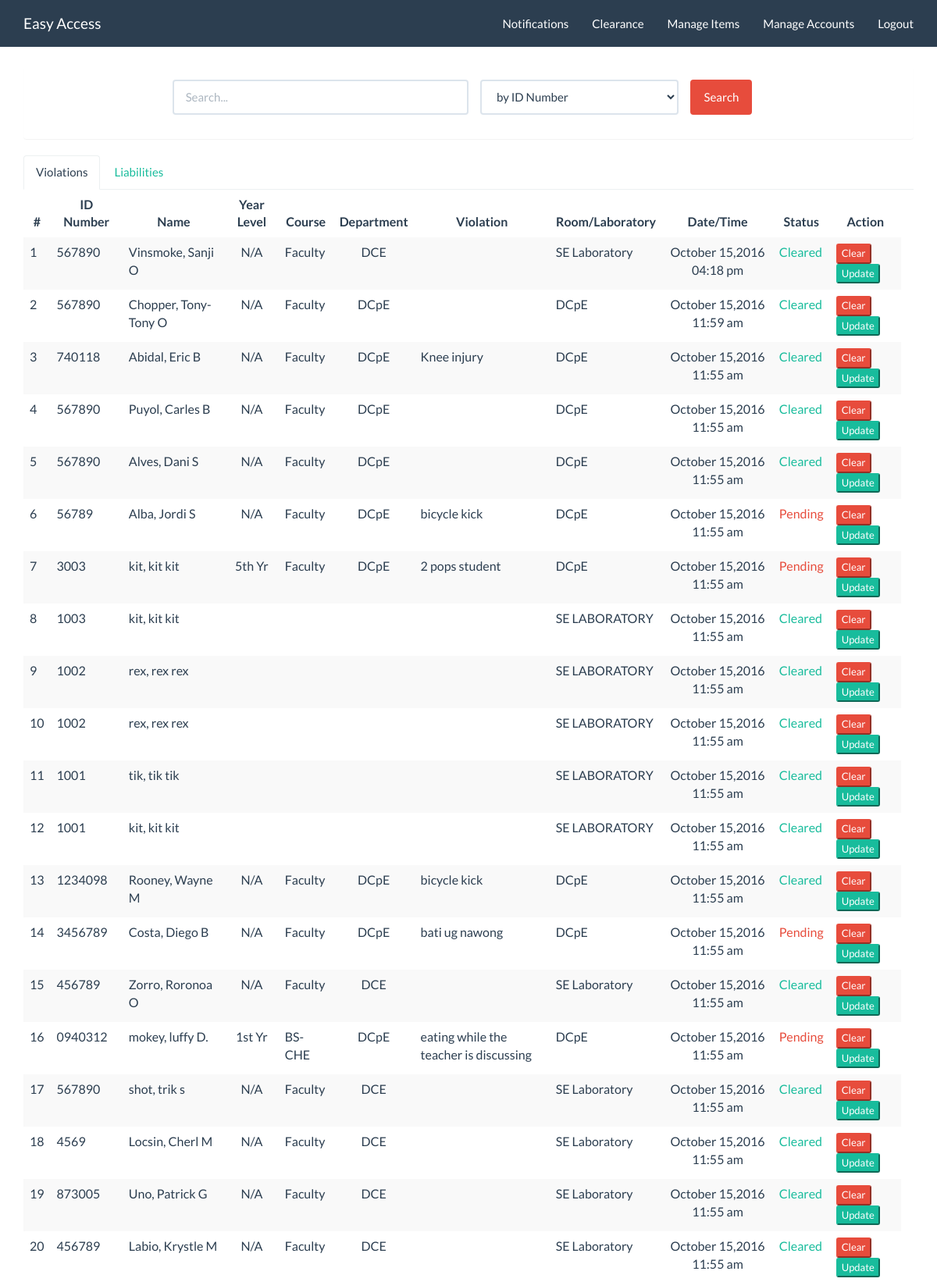
/index.php/c_clear/sVio (upper part), run on the app's committed database.
### tables this page shows
CREATE TABLE `student` (
  `id` int(11) NOT NULL,
  `u_id` varchar(45) NOT NULL,
  `lastname` varchar(45) NOT NULL,
  `name` varchar(45) NOT NULL,
  `middlename` varchar(45) NOT NULL,
  `year` varchar(11) NOT NULL,
  `course` varchar(45) NOT NULL,
  `department` varchar(45) NOT NULL,
  `violation` varchar(45) NOT NULL,
  `laboratory` varchar(45) NOT NULL,
  `status` varchar(45) NOT NULL,
  `dateviolate` timestamp NOT NULL DEFAULT CURRENT_TIMESTAMP
);

### application/controllers/c_clear.php (called while the page is built, shortened)
<?php
class c_clear extends CI_Controller {
	public function __construct()
	 {
				$this->load->view('admin/head');
				$this->load->view('templates/header');
		}
	public function sVio()
	{
		$data['x'] = $this->clearancedb->showvio('');
		$this->load->view('clearance/vs_clear',$data);
	}
}
?>

### index.php (called while the page is built, shortened)
<?php
require_once BASEPATH.'core/CodeIgniter.php';

### application/models/clearancedb.php (called while the page is built, shortened)
<?php
class clearancedb extends CI_Model {
        public function showvio($status)
        {
          $this->db->order_by('dateviolate','desc');
          if($status==""){
              $this->db->where('violation !=','Unreturned Item');
              $query = $this->db->get('student');
          }else{
              $this->db->where('status',$status);
              $query = $this->db->get('student');
          }
          $data = $query->result_array();
        return $data;
        }
}
?>

### application/views/clearance/vs_clear.php (the view, shortened to what this page needs)
<div class="container">
<?php echo br(4); ?>
<div class="panel">
        <div class="panel-body">
        <?php
        $attributes = array("class" => "form-horizontal", "role" => "form", "id" => "searchform", "name" => "searchform");
        echo form_open("c_clear/sVio", $attributes);?>
            <div class="form-group">
                <div class="col-md-4 col-sm-offset-2" style="padding:0;">
                    <input class="form-control" id="name_search" name="name_search" placeholder="Search..." type="text" value="<?php echo set_value('name_search'); ?>" />
                </div>
                <div class="col-xs-3">
                          <?php
                            $data = array(
                                      'u_id'  =>  'by ID Number',
                                      'name'  => 'by Name',
                                      'year'  => 'by Year Level',
                                      'course' => 'by Course',
                                      'department'  => 'by Department',
                                      'laboratory' => 'by Room/Laboratory',
                                      'status'  => 'by Status'  );
                            echo form_dropdown('searchBy',$data,set_value('searchBy'),'class="form-control"');
                          ?>
                </div>
                <div class="col-xs-2" style="padding:0;">
                  <input id="btn_search" name="btn_search" type="submit" class="btn btn-danger" value="Search"/>
                </div>
            </div>
        <?php echo form_close(); ?>
        </div>
</div>
  <ul class="nav nav-tabs">
  <li role="presentation" class="active"><?php echo anchor('c_clear/sVio','Violations');?></li>
  <li role="presentation" ><?php echo anchor('c_clear/sLia','Liabilities');?></li>
 </ul>
<div class="starter-template">
        <?php if (!$x): ?>
            <h2 style="margin-top:50px;text-align:center">No Violations Found</h2>
        <?php else: ?>
          <div class="table-responsive">
            <table class="table table-striped">
              <thead>
                <tr>
                  <th><center>#</center></th>
                  <th><center>ID Number</center></th>
                  <th><center>Name</center></th>
                  <th><center>Year Level</center></th>
                  <th><center>Course</center></th>
                  <th><center>Department</center></th>
                  <th><center>Violation</center></th>
                  <th><center>Room/Laboratory</center></th>
                  <th><center>Date/Time</center></th>
                  <th><center>Status</center></th>
                  <th><center>Action</center></th>
                  <th></th>
                </tr>
              </thead>
              <tbody>
              <?php
                $c=1;
                foreach ($x as $row) {
                  if($row['status']=="Cleared")
                    $txt = "success";
                  else
                    $txt = "danger";
                echo "<tr>
                    <td>".$c."</td>
                    <td>".$row['u_id']."</td>
                    <td>".$row['lastname'].","." ".$row['name']." ".$row['middlename']."</td>
                    <td><center>".$row['year']."</center> </td>
                    <td>".$row['course']."</td>
                    <td><center>".$row['department']."</center></td>
                    <td>".$row['violation']."</td>
                    <td>".$row['laboratory']."</td>
                    <td><center>".date("F d,Y h:i a", strtotime($row['dateviolate']))."</center></td>
                    <td class='text-".$txt."'>".$row['status']."</td>
                    <td>" .anchor('c_clear/clearedvio/'.$row['id'],'<button type="button" class="btn-xs btn-danger" data-togg le="modal" data-target="update">Clear</button>', 'onclick="return doconfirm()"')."".anchor('c_clear/upVio/'.$row['id'],'<button type="button" class="btn-xs btn-success" data-toggle="modal" data-target="update">Update</button>')."</td>
                     </tr>";
                  $c++;
                  }?>
              </tbody>
            </table>
          </div>
        <?php endif ?>
    </div>

### data on the page
student: u "567890", lastname "Vinsmoke", name "Sanji", middlename "O", year "N/A", course "Faculty", department "DCE", laboratory "SE Laboratory", dateviolate "October 15,2016 04:18 pm", status "Cleared", id "Clear", id "Update"
student: u "567890", lastname "Chopper", name "Tony-Tony", middlename "O", year "N/A", course "Faculty", department "DCpE", laboratory "DCpE", dateviolate "October 15,2016 11:59 am", status "Cleared", id "Clear", id "Update"
student: u "740118", lastname "Abidal", name "Eric", middlename "B", year "N/A", course "Faculty", department "DCpE", violation "Knee injury", laboratory "DCpE", dateviolate "October 15,2016 11:55 am", status "Cleared", id "Clear", id "Update"
student: u "567890", lastname "Puyol", name "Carles", middlename "B", year "N/A", course "Faculty", department "DCpE", laboratory "DCpE", dateviolate "October 15,2016 11:55 am", status "Cleared", id "Clear", id "Update"
student: u "567890", lastname "Alves", name "Dani", middlename "S", year "N/A", course "Faculty", department "DCpE", laboratory "DCpE", dateviolate "October 15,2016 11:55 am", status "Cleared", id "Clear", id "Update"
student: u "56789", lastname "Alba", name "Jordi", middlename "S", year "N/A", course "Faculty", department "DCpE", violation "bicycle kick", laboratory "DCpE", dateviolate "October 15,2016 11:55 am", status "Pending", id "Clear", id "Update"
student: u "3003", lastname "kit", name "kit", middlename "kit", year "5th Yr", course "Faculty", department "DCpE", violation "2 pops student", laboratory "DCpE", dateviolate "October 15,2016 11:55 am", status "Pending", id "Clear", id "Update"
student: u "1003", lastname "kit", name "kit", middlename "kit", laboratory "SE LABORATORY", dateviolate "October 15,2016 11:55 am", status "Cleared", id "Clear", id "Update"
student: u "1002", lastname "rex", name "rex", middlename "rex", laboratory "SE LABORATORY", dateviolate "October 15,2016 11:55 am", status "Cleared", id "Clear", id "Update"
student: u "1002", lastname "rex", name "rex", middlename "rex", laboratory "SE LABORATORY", dateviolate "October 15,2016 11:55 am", status "Cleared", id "Clear", id "Update"
student: u "1001", lastname "tik", name "tik", middlename "tik", laboratory "SE LABORATORY", dateviolate "October 15,2016 11:55 am", status "Cleared", id "Clear", id "Update"
student: u "1001", lastname "kit", name "kit", middlename "kit", laboratory "SE LABORATORY", dateviolate "October 15,2016 11:55 am", status "Cleared", id "Clear", id "Update"
student: u "1234098", lastname "Rooney", name "Wayne", middlename "M", year "N/A", course "Faculty", department "DCpE", violation "bicycle kick", laboratory "DCpE", dateviolate "October 15,2016 11:55 am", status "Cleared", id "Clear", id "Update"
student: u "3456789", lastname "Costa", name "Diego", middlename "B", year "N/A", course "Faculty", department "DCpE", violation "bati ug nawong", laboratory "DCpE", dateviolate "October 15,2016 11:55 am", status "Pending", id "Clear", id "Update"
student: u "456789", lastname "Zorro", name "Roronoa", middlename "O", year "N/A", course "Faculty", department "DCE", laboratory "SE Laboratory", dateviolate "October 15,2016 11:55 am", status "Cleared", id "Clear", id "Update"
student: u "0940312", lastname "mokey", name "luffy", middlename "D.", year "1st Yr", course "BS-CHE", department "DCpE", violation "eating while the teacher is discussing", laboratory "DCpE", dateviolate "October 15,2016 11:55 am", status "Pending", id "Clear", id "Update"
student: u "567890", lastname "shot", name "trik", middlename "s", year "N/A", course "Faculty", department "DCE", laboratory "SE Laboratory", dateviolate "October 15,2016 11:55 am", status "Cleared", id "Clear", id "Update"
student: u "4569", lastname "Locsin", name "Cherl", middlename "M", year "N/A", course "Faculty", department "DCE", laboratory "SE Laboratory", dateviolate "October 15,2016 11:55 am", status "Cleared", id "Clear", id "Update"
student: u "873005", lastname "Uno", name "Patrick", middlename "G", year "N/A", course "Faculty", department "DCE", laboratory "SE Laboratory", dateviolate "October 15,2016 11:55 am", status "Cleared", id "Clear", id "Update"
student: u "456789", lastname "Labio", name "Krystle", middlename "M", year "N/A", course "Faculty", department "DCE", laboratory "SE Laboratory", dateviolate "October 15,2016 11:55 am", status "Cleared", id "Clear", id "Update"

### other printed values
anchor('account/index','Easy Access','class="navbar-brand"') "Easy Access"
anchor('c_clear/sVio', 'Clearance') "Clearance"
anchor('item_admin/ItemSearch','Manage Items') "Manage Items"
anchor('admin/sUser','Manage Accounts') "Manage Accounts"
anchor('c_clear/sVio','Violations') "Violations"
anchor('c_clear/sLia','Liabilities') "Liabilities"
